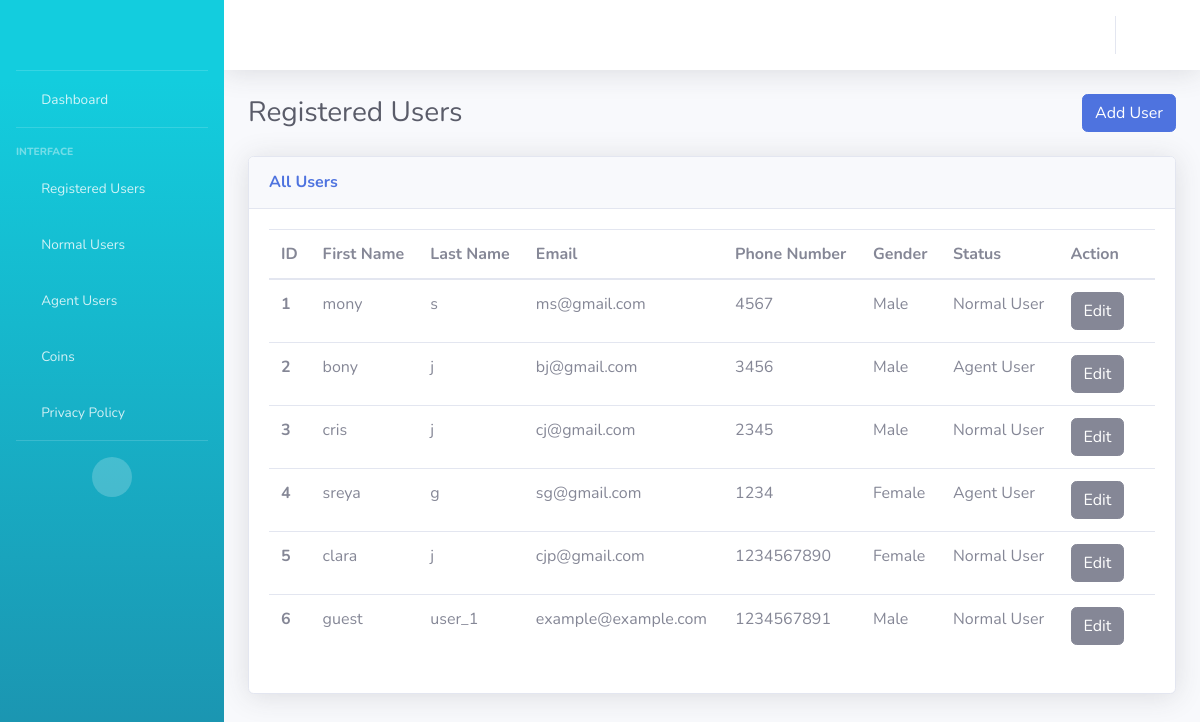
/users/ (signed in), run on the app's committed database.
### koodeapp/models.py (models this page shows, shortened)
class CustomerModel(models.Model):
    NORMAL_USER = 'Normal User'
    AGENT_USER = 'Agent User'
    USER_STATUS_CHOICES = [
        (NORMAL_USER, 'Normal User'),
        (AGENT_USER, 'Agent User'),
    ]
    MALE = 'Male'
    FEMALE = 'Female'
    GENDER_CHOICES = [
        (MALE, 'Male'),
        (FEMALE, 'Female')
    ]
    BOTH = 'Both'
    MALAYALAM = 'Malayalam'
    TAMIL = 'Tamil'
    LANGUAGE_CHOICES = [
        (BOTH, 'Both'),
        (MALAYALAM, 'Malayalam'),
        (TAMIL, 'Tamil'),
    ]
    customer_id = models.AutoField(primary_key=True)
    customer_first_name = models.CharField(max_length=100, default="guest")
    customer_last_name = models.CharField(max_length=100, blank=True, null=True)
    customer_email = models.EmailField(default="example@example.com")
    customer_phone_number = models.CharField(
        max_length=10,  # Ensure max length of 10
        unique=True,  # Enforce uniqueness
        validators=[validate_phone_number]  # Custom validation for exactly 10 digits
    )
    customer_password = models.CharField(max_length=100, default='unknown')
    rating = models.IntegerField(default=0)
    terms_conditions = models.BooleanField(default=False)
    is_online = models.BooleanField(default=False)
    is_existing = models.BooleanField(default=False)
    adhaar_no = models.CharField(max_length=50, default="unknown")
    gender = models.CharField(
        max_length=20,
        choices=GENDER_CHOICES,
        null=True
    )
    status = models.CharField(
        max_length=20,
        choices=USER_STATUS_CHOICES,
        default=NORMAL_USER,
    )
    languages = models.CharField(
        max_length=20,
        choices=LANGUAGE_CHOICES,
        default=BOTH,
    )
    @property
    def rating(self):
        rating = RatingModel.objects.filter(agent=self).aggregate(Avg('ratings')).get('ratings__avg')
        return rating if rating is not None else 0

### koodeapp/views.py (the view, shortened to what this page needs)
# urls.py: path('users/', views.registered_users, name='users'),  # All users view page (both users and agents)
def registered_users(request):
    username = request.session.get('user', None)
    if username is None:
        return redirect('/login')
    else:
        users = CustomerModel.objects.all()
    return render(request, 'registered_users.html', {'users': users})

### templates/registered_users.html (shortened to what this page needs)
{% extends 'base.html'%}
{% block content %}
    <div class="container-fluid">
        <div class="d-sm-flex align-items-center justify-content-between mb-4">
            <h1 class="h3 mb-0 text-gray-800">Registered Users</h1>
            <div>
                <a href="{%url 'add_user' %}" class="btn btn-primary">Add User</a>
            </div>
        </div>
        <div class="row">
            <div class="col">
                <div class="card shadow mb-4">
                    <div
                        class="card-header py-3 d-flex flex-row align-items-center justify-content-between">
                        <h6 class="m-0 font-weight-bold text-primary">All Users</h6>
                    </div>
                    <div class="card-body">
                        <div class="table-responsive">
                            <table class="table table-hover all-users">
                              <thead>
                                <tr>
                                  <th scope="col">ID</th>
                                  <th scope="col">First Name</th>
                                  <th scope="col">Last Name</th>
                                  <th scope="col">Email</th>
                                  <th scope="col">Phone Number</th>
                                  <th scope="col">Gender</th>
                                  <th scope="col">Status</th>
                                  <th scope="col">Action</th>
                                </tr>
                              </thead>
                              <tbody>
                              {% for user in users %}
                                <tr>
                                   <th scope="row">{{ forloop.counter }}</th>
                                  <td>{{user.customer_first_name}}</td>
                                  <td>{{user.customer_last_name}}</td>
                                  <td>{{user.customer_email}}</td>
                                  <td>{{user.customer_phone_number}}</td>
                                  <td>{{user.gender}}</td>
                                  <td>
                                    <span id="status_text_{{ user.customer_id }}">{{ user.status }}</span>
                                  </td>
                                  <td>
                                    <button id="edit_button_{{ user.customer_id }}" class="btn btn-secondary" onclick="editStatus('{{ user.customer_id }}')">Edit</button>
                                    <form id="delete_form_{{ user.customer_id }}" method="POST" action="{% url 'delete_user' %}" style="display: inline;">
                                        <i class="fas fa-trash" onclick="document.getElementById('delete_form_{{ user.customer_id }}').submit();" style="cursor: pointer;"></i>
                                    </form>
                                  </td>
                                </tr>
                              {% endfor %}
                              </tbody>
                            </table>
                        </div>
                    </div>
                </div>
            </div>
        </div>
    </div>
{% endblock %}

### templates/base.html (shortened to what this page needs)
<!DOCTYPE html>
<html lang="en">
<head>
    {% load static %}
    <link href="{% static 'vendor/fontawesome-free/css/all.min.css' %}" rel="stylesheet" type="text/css">
    <link href="{% static 'css/sb-admin-2.min.css' %}" rel="stylesheet">
</head>
<body id="page-top">
    <div id="wrapper">
        <ul class="navbar-nav bg-gradient-primary sidebar sidebar-dark accordion" id="accordionSidebar">
            <a class="sidebar-brand d-flex align-items-center justify-content-center" href="{% url 'home' %}">
                <div class="logo" style="background-image: url({% static 'img/koodelogo.png' %});"></div>
            </a>
            <hr class="sidebar-divider my-0">
            <li class="nav-item ">
                <a class="nav-link" href="{% url 'home' %}">
                    <i class="fas fa-fw fa-tachometer-alt"></i>
                    <span>Dashboard</span></a>
            </li>
            <hr class="sidebar-divider">
            <div class="sidebar-heading">
                Interface
            </div>
            <li class="nav-item">
                <a class="nav-link" href="{% url 'users' %}">
                    <i class="fas fa-fw fa-table"></i>
                    <span>Registered Users</span></a>
            </li>
            <li class="nav-item">
                <a class="nav-link collapsed"  data-toggle="collapse" data-target="#collapseUtilities"
                    aria-expanded="true" aria-controls="collapseUtilities">
                    <i class="fas fa-fw fa-users"></i>
                    <span>Normal Users</span>
                </a>
            </li>
            <li class="nav-item">
                <a class="nav-link collapsed" data-toggle="collapse" data-target="#collapseUtilities1"
                    aria-expanded="true" aria-controls="collapseUtilities1">
                    <i class="fas fa-fw fa-users"></i>
                    <span>Agent Users</span>
                </a>
            </li>
            <li class="nav-item">
                <a class="nav-link collapsed" href="#" data-toggle="collapse" data-target="#collapseUtilities2"
                    aria-expanded="true" aria-controls="collapseUtilities1">
                    <i class="fas fa-fw fa-coins"></i>
                    <span>Coins</span>
                </a>
            </li>
            <li class="nav-item">
                <a class="nav-link collapsed"
                    aria-expanded="true" aria-controls="collapseUtilities1">
                    <i class="fas fa-fw fa-fingerprint"></i>
                    <span>Privacy Policy</span>
                </a>
            </li>
            <hr class="sidebar-divider">
            <div class="text-center d-none d-md-inline">
                <button class="rounded-circle border-0" id="sidebarToggle"></button>
            </div>
        </ul>
        <div id="content-wrapper" class="d-flex flex-column">
            <div id="content">
                <nav class="navbar navbar-expand navbar-light bg-white topbar mb-4 static-top shadow">
                    <ul class="navbar-nav ml-auto">
                        <li class="nav-item dropdown no-arrow">
                            <a class="nav-link dropdown-toggle" href="#" id="userDropdown" role="button"
                                data-toggle="dropdown" aria-haspopup="true" aria-expanded="false">
                                <i class="fas fa-fw fa-user"></i>
                            </a>
                        </li>
                    </ul>
                </nav>
                {% block content %}
                    {% endblock %}
            </div>
        </div>
    </div>
</body>
</html>

### templates/base.html (style rules this page uses)
.logo { height:4rem; width:8rem; background-position: center; background-size: cover; background-repeat: no-repeat; }

### data on the page
CustomerModel: customer_first_name "mony", customer_last_name "s", customer_email "ms@gmail.com", customer_phone_number "4567", gender "Male", status "Normal User"
CustomerModel: customer_first_name "bony", customer_last_name "j", customer_email "bj@gmail.com", customer_phone_number "3456", gender "Male", status "Agent User"
CustomerModel: customer_first_name "cris", customer_last_name "j", customer_email "cj@gmail.com", customer_phone_number "2345", gender "Male", status "Normal User"
CustomerModel: customer_first_name "sreya", customer_last_name "g", customer_email "sg@gmail.com", customer_phone_number "1234", gender "Female", status "Agent User"
CustomerModel: customer_first_name "clara", customer_last_name "j", customer_email "cjp@gmail.com", customer_phone_number "1234567890", gender "Female", status "Normal User"
CustomerModel: customer_first_name "guest", customer_last_name "user_1", customer_email "example@example.com", customer_phone_number "1234567891", gender "Male", status "Normal User"
